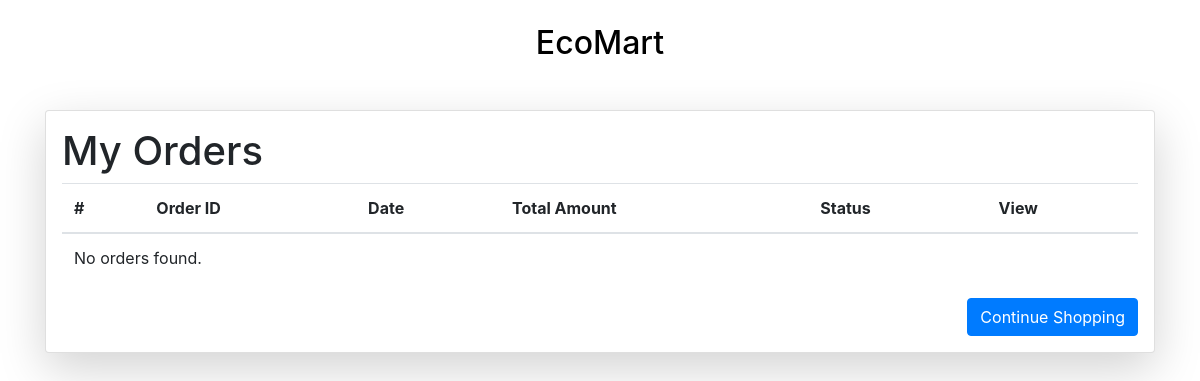
The page /orders/11 (signed in) on the database as committed earlier.
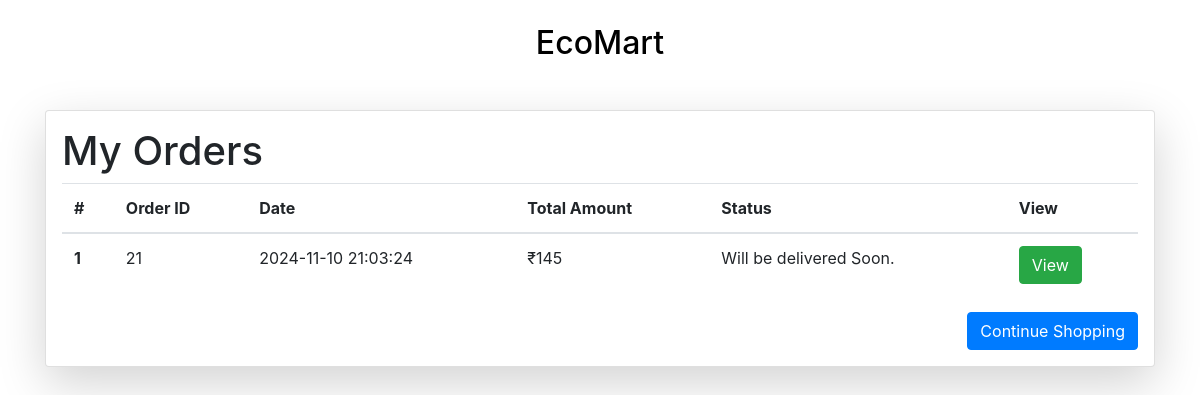
The same page on the database as committed later.
### vault.py (models this page shows, shortened)
class Order_Detail(Base):
    __tablename__ = 'order_detail'
    id = Column(Integer, primary_key=True, autoincrement=True)
    user_id = Column('user_id', Integer)
    total = Column('total', Integer)
    created_at = Column('created_at', String)

### user_routes.py (the view)
@app.route('/orders/<int:pid>')
def my_orders(pid):
    if 'user' not in session:
        return render_template('login/login.html')
    else:
        orders = agent.query(Order_Detail).filter(Order_Detail.user_id == pid).all()
        return render_template('user/orders.html', orders=orders)

### templates/user/orders.html (shortened to what this page needs)
<!DOCTYPE html>
<html lang="en">
  <head>
    <link
      rel="stylesheet"
      href="https://stackpath.bootstrapcdn.com/bootstrap/4.5.2/css/bootstrap.min.css"
    />
    <link
      rel="stylesheet"
      type="text/css"
      href="{{ url_for('static',filename='styles/header.css') }}"
    />
  </head>
  <body>
    <br />
    <div class="main">
      <div class="navigation">
        <h2><a href="/">EcoMart</a></h2>
      </div>
    </div>
    <div class="container mt-5 mb-5">
      <div class="card shadow-lg p-3 mb-5 bg-white rounded">
        <div class="row g-0">
          <div class="col-md-12">
            <h1>My Orders</h1>
            <table class="table">
              <thead>
                <tr>
                  <th scope="col">#</th>
                  <th scope="col">Order ID</th>
                  <th scope="col">Date</th>
                  <th scope="col">Total Amount</th>
                  <th scope="col">Status</th>
                  <th scope="col">View</th>
                </tr>
              </thead>
              <tbody id="order-items">
                {% if orders %} {% for order in orders %}
                <tr>
                  <th scope="row">{{ loop.index }}</th>
                  <td>{{ order.id }}</td>
                  <td>{{ order.created_at }}</td>
                  <td>₹{{ order.total}}</td>
                  <td>Will be delivered Soon.</td>
                  <td>
                    <a href="/ordered_products/{{order.id}}">
                      <button class="btn btn-success">View</button>
                    </a>
                  </td>
                </tr>
                {% endfor %} {% else %}
                <tr>
                  <td colspan="5">No orders found.</td>
                </tr>
                {% endif %}
              </tbody>
            </table>
            <div class="d-flex justify-content-end align-items-center">
              <button
                class="btn btn-primary ml-3"
                onclick="location.href='/home'"
              >
                Continue Shopping
              </button>
            </div>
          </div>
        </div>
      </div>
    </div>
  </body>
</html>

Rows that differ between the two databases and show on the page:
added Order_Detail: id "21", created_at "2024-11-10 21:03:24", total "145"
Other text that changed with them:
text no longer shown: "No orders found."
